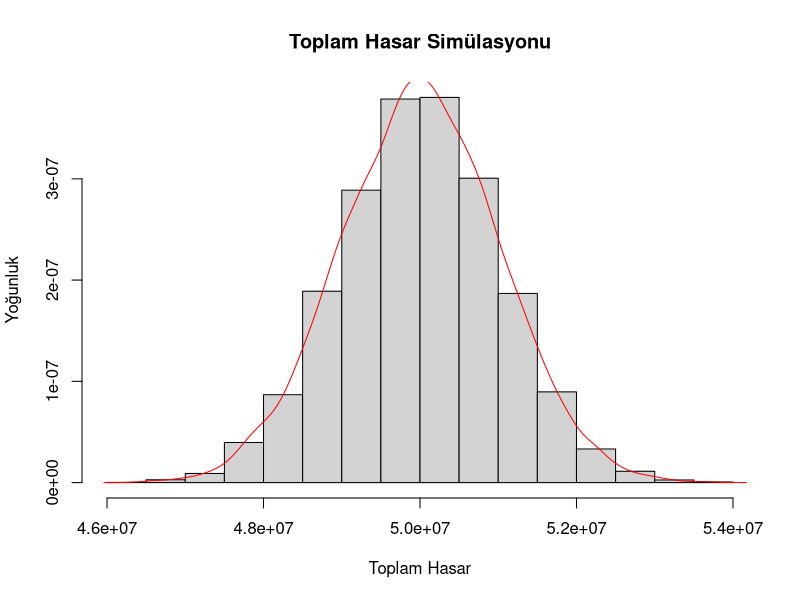

This figure's R source:
# Senaryo 1: Poisson - Exponential Bileşik Dağılım


lambda_poisson <- 5000
beta_exponential <- 1/10000
n_simulasyon <- 10000

# a) Toplam Hasarın Simülasyonu
toplam_hasarlar <- numeric(n_simulasyon)

for (i in 1:n_simulasyon) {
 
  n_hasar <- rpois(1, lambda = lambda_poisson)

  hasar_buyuklukleri <- rexp(n_hasar, rate = beta_exponential)

  toplam_hasarlar[i] <- sum(hasar_buyuklukleri)
}

# b) Histogram ve Yoğunluk Eğrisi
hist(toplam_hasarlar, freq = FALSE, main = "Toplam Hasar Simülasyonu",
     xlab = "Toplam Hasar", ylab = "Yoğunluk")
lines(density(toplam_hasarlar), col = "red")

# c) Simülasyonla İstatistiksel Değerlerin Hesaplanması
ortalama_sim <- mean(toplam_hasarlar)
varyans_sim <- var(toplam_hasarlar)
yuzdelik_90_sim <- quantile(toplam_hasarlar, 0.90)
yuzdelik_99_5_sim <- quantile(toplam_hasarlar, 0.995)

cat("Simülasyon Sonuçları:\n")
cat("Ortalama Toplam Hasar:", ortalama_sim, "\n")
cat("Toplam Hasarın Varyansı:", varyans_sim, "\n")
cat("90. Yüzdelik Dilim (10 yılda bir):", yuzdelik_90_sim, "\n")
cat("99.5 Yüzdelik Dilim (200 yılda bir):", yuzdelik_99_5_sim, "\n")

# d) Analitik Olarak İstatistiksel Değerlerin Hesaplanması

# Bileşik Poisson dağılımının özellikleri:
# E[S] = E[N] * E[X]
# Var[S] = E[N] * Var[X] + Var[N] * (E[X])^2

ortalama_N <- lambda_poisson
ortalama_X <- 1 / beta_exponential
varyans_N <- lambda_poisson
varyans_X <- 1 / (beta_exponential^2)

ortalama_analitik <- ortalama_N * ortalama_X
varyans_analitik <- ortalama_N * varyans_X + varyans_N * (ortalama_X)^2


standart_sapma_analitik <- sqrt(varyans_analitik)
z_90 <- qnorm(0.90)
z_99_5 <- qnorm(0.995)

yuzdelik_90_analitik_yaklasik <- ortalama_analitik + z_90 * standart_sapma_analitik
yuzdelik_99_5_analitik_yaklasik <- ortalama_analitik + z_99_5 * standart_sapma_analitik

cat("\nAnalitik Sonuçlar (Yaklaşık Yöntemlerle):\n")
cat("Ortalama Toplam Hasar:", ortalama_analitik, "\n")
cat("Toplam Hasarın Varyansı:", varyans_analitik, "\n")
cat("90. Yüzdelik Dilim (10 yılda bir, Yaklaşık):", yuzdelik_90_analitik_yaklasik, "\n")
cat("99.5 Yüzdelik Dilim (200 yılda bir, Yaklaşık):", yuzdelik_99_5_analitik_yaklasik, "\n")

# e) Risk Sermayesinin Hesaplanması ve Karşılaştırılması


risk_sermayesi_simulasyon <- yuzdelik_99_5_sim
risk_sermayesi_analitik <- yuzdelik_99_5_analitik_yaklasik

cat("\nRisk Sermayesi Karşılaştırması:\n")
cat("Simülasyon ile Risk Sermayesi:", risk_sermayesi_simulasyon, "\n")
cat("Analitik Yaklaşım ile Risk Sermayesi (Yaklaşık):", risk_sermayesi_analitik, "\n")

# Karşılaştırma
cat("\nSimülasyon ve Analitik Risk Sermayesi Arasındaki Fark:",
    abs(risk_sermayesi_simulasyon - risk_sermayesi_analitik), "\n")
    